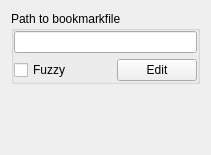
<?xml version="1.0" encoding="UTF-8"?>
<ui version="4.0">
 <class>BraveBookmarks::ConfigWidget</class>
 <widget class="QWidget" name="BraveBookmarks::ConfigWidget">
  <layout class="QVBoxLayout" name="verticalLayout_2">
   <item>
    <widget class="QGroupBox" name="groupBox">
     <property name="title">
      <string>Path to bookmarkfile</string>
     </property>
     <layout class="QVBoxLayout" name="verticalLayout">
      <property name="leftMargin">
       <number>0</number>
      </property>
      <property name="topMargin">
       <number>0</number>
      </property>
      <property name="rightMargin">
       <number>0</number>
      </property>
      <property name="bottomMargin">
       <number>0</number>
      </property>
      <item>
       <widget class="QLineEdit" name="lineEdit_path">
        <property name="readOnly">
         <bool>true</bool>
        </property>
       </widget>
      </item>
      <item>
       <layout class="QHBoxLayout" name="horizontalLayout">
        <item>
         <widget class="QCheckBox" name="checkBox_fuzzy">
          <property name="text">
           <string>Fuzzy</string>
          </property>
         </widget>
        </item>
        <item>
         <spacer name="horizontalSpacer">
          <property name="orientation">
           <enum>Qt::Horizontal</enum>
          </property>
          <property name="sizeHint" stdset="0">
           <size>
            <width>40</width>
            <height>20</height>
           </size>
          </property>
         </spacer>
        </item>
        <item>
         <widget class="QPushButton" name="pushButton_editPath">
          <property name="minimumSize">
           <size>
            <width>50</width>
            <height>0</height>
           </size>
          </property>
          <property name="text">
           <string>Edit</string>
          </property>
         </widget>
        </item>
       </layout>
      </item>
     </layout>
    </widget>
   </item>
   <item>
    <spacer name="verticalSpacer">
     <property name="orientation">
      <enum>Qt::Vertical</enum>
     </property>
     <property name="sizeHint" stdset="0">
      <size>
       <width>20</width>
       <height>40</height>
      </size>
     </property>
    </spacer>
   </item>
   <item>
    <widget class="QLabel" name="label_statusbar">
     <property name="text">
      <string/>
     </property>
    </widget>
   </item>
  </layout>
 </widget>
 <resources/>
 <connections/>
</ui>
